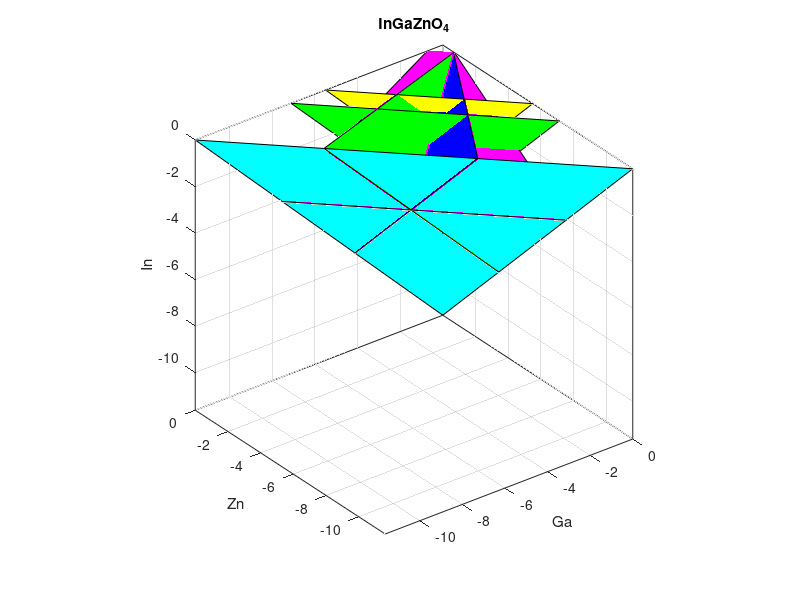

Source code (MATLAB): (Note: this script raises an error after producing the figure.)
clear;
title('InGaZnO_4')
%ONLY r0, r1, r2, r3 needs to be inputted
%DH(RAMO$, ex: InGaZnO4)
r0=-11.62;
%DH(R2O3, ex: In2O3)
r1=-8.17;
%DH(A2O3, ex: Ga2O3)
r2=-8.23;
%DH(MO, ex:ZnO)
r3=-3.42;

o1=-1.123;
o2=-1.529;

pres1=4*(r0/4-o1)
pres2=4*(r0/4-o2)

%Change -14 to DH r0(integer)
% set(gca,'FontSize',18)
% set(gca,'XTick',[-11:2:0])
% set(gca,'YTick',[-11:2:0])
% set(gca,'ZTick',[-11:2:0])
%  
% %Below 3 lines for different k for Zn
% rk2=-14.20;
% r22=rk2/2
% p22=r0-r22
% c22=(4*rk2-5*r0)/3
% 
% rk3=-17.17;
% r33=rk3/3
% p33=r0-r33
% c33=(4*rk3-6*r0)/6
% 
% rk4=-20.06;
% r44=rk4/4
% p44=r0-r44
% c44=(4*rk4-7*r0)/9
% 
% %ZnGa2O4
% rk5=-12.51;
% r55=rk5/2
% p55=r0-r55
% c55=rk5-r0
%Calculating the deltaMU of Binaries:
mu1=r1/2;
mu2=r2/2;
mu3=r3;
%Calculating the Projecting points on the 3d Surface:
p1=r0-mu1;
p2=r0-mu2;
p3=r0-mu3;
%Calculating the cross points: 
%THIS equation changes for different K and N, EX: InGaZn'K'O'N'
c1=(4*r1-3*r0)/5
c2=(4*r2-3*r0)/5
c3=(4*r3-r0)/3


%R2O3 Plane
x = [0 p1 0];
y = [p1 0 0];
z = [mu1 mu1 c1];

%MO plane
x2 = [p3 0 0];
y2 = [mu3 mu3 c3];
z2 = [0 p3 0];

%A2O3 Plane
x3 = [mu2 mu2 c2];
y3 = [p2 0 0];
z3 = [0 p2 0];

%k=n planes
% x22 = [p22 0 0];
% y22 = [r22 r22 c22];
% z22 = [0 p22 0];
% 
% x33 = [p33 0 0];
% y33 = [r33 r33 c33];
% z33 = [0 p33 0];
% 
% x44 = [p44 0 0];
% y44 = [r44 r44 c44];
% z44 = [0 p44 0];
% 
% 
% %ZnGa2O4 Plane
% x55 = [r55 r55 c55];
% y55 = [p55 0 0];
% z55 = [0 p55 0];

% x3 = [mu2 mu2 0];
% y3 = [p2 0 c2];
% z3 = [0 p2 0];
%111 Plane
x4 = [0 0 r0];
y4 = [0 r0 0];
z4 = [r0 0 0];

x5 = [0 0 pres1];
y5 = [0 pres1 0];
z5 = [pres1 0 0];

x6 = [0 0 pres2];
y6 = [0 pres2 0];
z6 = [pres2 0 0];


%Base Points
A1=[0 p1 mu1];
A2=[p1 0 mu1];

B1=[p3 mu3 0];
B2=[0 mu3 p3];

C11=[mu2 p2 0];
C22=[mu2 0 p2];
 
  %Finding the base triangle
%   base1 = [A2(:) - A1(:),-(B2(:)-B1(:))]\(B1(:) - A1(:))
%   ans1=A1 + (A2 - A1)*base1(1)
%   base2 = [A2(:) - A1(:),-(C22(:)-C11(:))]\(C11(:) - A1(:))
%   ans2=C11 + (C22 - C11)*base2(1)
%   base3 = [B2(:) - B1(:),-(C22(:)-C11(:))]\(C11(:) - B1(:))
%   ans3=B1 + (B2 - B1)*base3(1)
% % top1 = [-.8 0 0];
% top2 = [0 -.8 0];
% top3 = [0 -.8 0];

%PLOTTING
view(147,37);
axis equal
axis([r0  0, r0 0, r0 0])
%Some extra junk
hold on;  % Very important that this is to be kept ON

R2O3=fill3(x,y,z, 'm');
 MO=fill3(x2,y2,z2, 'g');
A2O3=fill3(x3,y3,z3, 'b');

Base=fill3(x4,y4,z4,'c');

Orich=fill3(x5,y5,z5,'g');
Opoor=fill3(x6,y6,z6,'y');
%plots the other phases
% K2=fill3(x22,y22,z22, 'g');
% K3=fill3(x33,y33,z33, 'g');
% K4=fill3(x44,y44,z44, 'g');
% M2=fill3(x55,y55,z55, 'b');


% cc=fill3([-8.2,-4.1,-4.1],[-1.7,-5.79,-1.7],[-4.08,-4.1,-8.18],'c');
% bottom=fill3([ans1(1),ans2(1),ans3(1)],[ans1(2),ans2(2),ans3(2)],[ans1(3),ans2(3),ans3(3)],'r')
% % 
%  side1=fill3([top1(1),ans2(1),ans3(1)],[top1(2),ans2(2),ans3(2)],[top1(3),ans2(3),ans3(3)],'r')
%    side2=fill3([ans1(1),top2(3),ans3(1)],[ans1(2),top2(3),ans3(2)],[ans1(3),top2(3),ans3(3)],'r')
%    side3=fill3([ans1(1),ans2(1),top3(1)],[ans1(2),ans2(2),top3(2)],[ans1(3),ans2(3),top3(3)],'r')


 
xlabel('Ga')
ylabel('Zn')
zlabel('In')
grid on
box on 
alpha(Base,0.1)  % Controls the transparency of the 111 plane
% alpha(A2O3,0.3)
% alpha(R2O3,0.3)
% alpha(MO,0.3)

% alpha(A2O3,0.3)
alpha(Orich,0.5)
alpha(Opoor,0.5)

% alpha(K2,0.2) 
% alpha(K3,0.4) 
% alpha(K4,0.6) 
% alpha(M2,0.3) 
